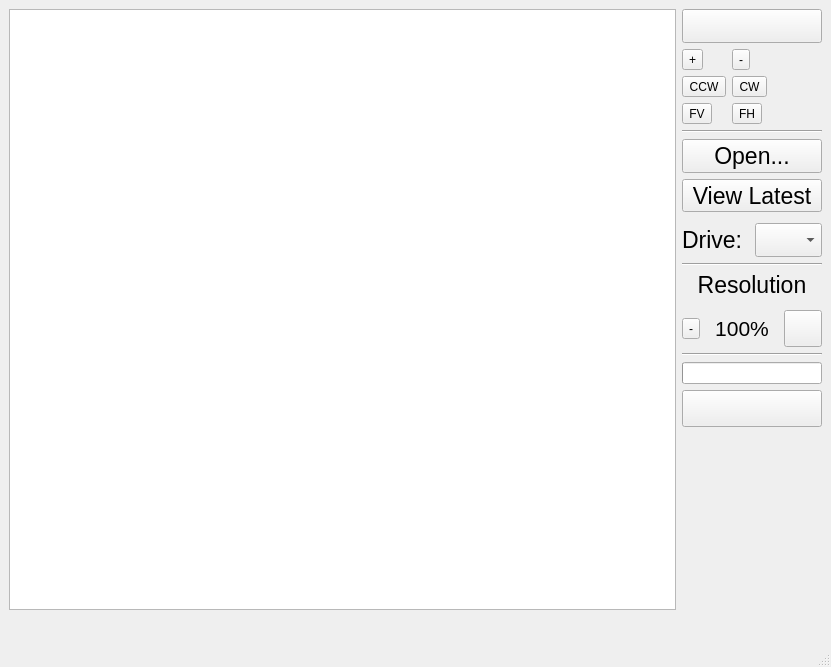
<?xml version="1.0" encoding="UTF-8"?>
<ui version="4.0">
 <class>MainWindow</class>
 <widget class="QMainWindow" name="MainWindow">
  <property name="geometry">
   <rect>
    <x>0</x>
    <y>0</y>
    <width>831</width>
    <height>667</height>
   </rect>
  </property>
  <property name="windowTitle">
   <string>Quicklooks Viewer</string>
  </property>
  <widget class="QWidget" name="centralwidget">
   <layout class="QGridLayout" name="gridLayout">
    <item row="0" column="2">
     <layout class="QVBoxLayout" name="verticalLayout_2">
      <property name="rightMargin">
       <number>0</number>
      </property>
      <item>
       <widget class="QPushButton" name="aboutButton">
        <property name="font">
         <font>
          <pointsize>17</pointsize>
         </font>
        </property>
        <property name="text">
         <string/>
        </property>
        <property name="icon">
         <iconset>
          <normaloff>Assets/icons8-info-30.png</normaloff>Assets/icons8-info-30.png</iconset>
        </property>
        <property name="iconSize">
         <size>
          <width>30</width>
          <height>30</height>
         </size>
        </property>
       </widget>
      </item>
      <item>
       <layout class="QFormLayout" name="formLayout">
        <item row="0" column="0">
         <widget class="QToolButton" name="buttonZoomIn">
          <property name="text">
           <string>+</string>
          </property>
          <property name="icon">
           <iconset>
            <normaloff>Assets/icons8-zoom-in.png</normaloff>Assets/icons8-zoom-in.png</iconset>
          </property>
          <property name="iconSize">
           <size>
            <width>60</width>
            <height>60</height>
           </size>
          </property>
         </widget>
        </item>
        <item row="0" column="1">
         <widget class="QToolButton" name="buttonZoomOut">
          <property name="text">
           <string>-</string>
          </property>
          <property name="icon">
           <iconset>
            <normaloff>Assets/icons8-zoom-out.png</normaloff>Assets/icons8-zoom-out.png</iconset>
          </property>
          <property name="iconSize">
           <size>
            <width>60</width>
            <height>60</height>
           </size>
          </property>
         </widget>
        </item>
        <item row="1" column="0">
         <widget class="QToolButton" name="buttonRotateCCW">
          <property name="text">
           <string>CCW</string>
          </property>
          <property name="icon">
           <iconset>
            <normaloff>Assets/icons8-rotate-left-filled.png</normaloff>Assets/icons8-rotate-left-filled.png</iconset>
          </property>
          <property name="iconSize">
           <size>
            <width>60</width>
            <height>60</height>
           </size>
          </property>
         </widget>
        </item>
        <item row="1" column="1">
         <widget class="QToolButton" name="buttonRotateCW">
          <property name="text">
           <string>CW</string>
          </property>
          <property name="icon">
           <iconset>
            <normaloff>Assets/icons8-rotate-right-filled.png</normaloff>Assets/icons8-rotate-right-filled.png</iconset>
          </property>
          <property name="iconSize">
           <size>
            <width>60</width>
            <height>60</height>
           </size>
          </property>
         </widget>
        </item>
        <item row="2" column="0">
         <widget class="QToolButton" name="buttonFlipV">
          <property name="text">
           <string>FV</string>
          </property>
          <property name="icon">
           <iconset>
            <normaloff>Assets/icons8-flip-vertical-filled.png</normaloff>Assets/icons8-flip-vertical-filled.png</iconset>
          </property>
          <property name="iconSize">
           <size>
            <width>60</width>
            <height>60</height>
           </size>
          </property>
         </widget>
        </item>
        <item row="2" column="1">
         <widget class="QToolButton" name="buttonFlipH">
          <property name="text">
           <string>FH</string>
          </property>
          <property name="icon">
           <iconset>
            <normaloff>Assets/icons8-flip-horizontal-filled.png</normaloff>Assets/icons8-flip-horizontal-filled.png</iconset>
          </property>
          <property name="iconSize">
           <size>
            <width>60</width>
            <height>60</height>
           </size>
          </property>
         </widget>
        </item>
       </layout>
      </item>
      <item>
       <widget class="Line" name="line">
        <property name="orientation">
         <enum>Qt::Horizontal</enum>
        </property>
       </widget>
      </item>
      <item>
       <widget class="QPushButton" name="openButton">
        <property name="font">
         <font>
          <pointsize>17</pointsize>
         </font>
        </property>
        <property name="text">
         <string>Open...</string>
        </property>
       </widget>
      </item>
      <item>
       <widget class="QToolButton" name="loadLatestButton">
        <property name="sizePolicy">
         <sizepolicy hsizetype="Minimum" vsizetype="Fixed">
          <horstretch>0</horstretch>
          <verstretch>0</verstretch>
         </sizepolicy>
        </property>
        <property name="font">
         <font>
          <pointsize>17</pointsize>
         </font>
        </property>
        <property name="text">
         <string>View Latest</string>
        </property>
        <property name="iconSize">
         <size>
          <width>60</width>
          <height>60</height>
         </size>
        </property>
        <property name="toolButtonStyle">
         <enum>Qt::ToolButtonTextBesideIcon</enum>
        </property>
       </widget>
      </item>
      <item>
       <layout class="QHBoxLayout" name="horizontalLayout_2">
        <property name="leftMargin">
         <number>0</number>
        </property>
        <property name="topMargin">
         <number>5</number>
        </property>
        <item>
         <widget class="QLabel" name="label_4">
          <property name="font">
           <font>
            <pointsize>17</pointsize>
           </font>
          </property>
          <property name="text">
           <string>Drive:</string>
          </property>
         </widget>
        </item>
        <item>
         <widget class="QComboBox" name="defaultDrive">
          <property name="sizePolicy">
           <sizepolicy hsizetype="Minimum" vsizetype="Fixed">
            <horstretch>0</horstretch>
            <verstretch>0</verstretch>
           </sizepolicy>
          </property>
          <property name="font">
           <font>
            <pointsize>17</pointsize>
           </font>
          </property>
          <property name="sizeAdjustPolicy">
           <enum>QComboBox::AdjustToMinimumContentsLength</enum>
          </property>
          <property name="minimumContentsLength">
           <number>1</number>
          </property>
         </widget>
        </item>
       </layout>
      </item>
      <item>
       <widget class="Line" name="line_2">
        <property name="orientation">
         <enum>Qt::Horizontal</enum>
        </property>
       </widget>
      </item>
      <item>
       <layout class="QHBoxLayout" name="horizontalLayout">
        <property name="topMargin">
         <number>0</number>
        </property>
        <item>
         <widget class="QLabel" name="label">
          <property name="font">
           <font>
            <pointsize>17</pointsize>
           </font>
          </property>
          <property name="text">
           <string>Resolution</string>
          </property>
          <property name="alignment">
           <set>Qt::AlignCenter</set>
          </property>
         </widget>
        </item>
       </layout>
      </item>
      <item>
       <layout class="QGridLayout" name="gridLayout_2">
        <property name="topMargin">
         <number>6</number>
        </property>
        <item row="1" column="2">
         <widget class="QToolButton" name="scaleUpButton">
          <property name="text">
           <string/>
          </property>
          <property name="icon">
           <iconset>
            <normaloff>Assets/icons8-plus-math-50.png</normaloff>Assets/icons8-plus-math-50.png</iconset>
          </property>
          <property name="iconSize">
           <size>
            <width>30</width>
            <height>30</height>
           </size>
          </property>
         </widget>
        </item>
        <item row="1" column="0">
         <widget class="QToolButton" name="scaleDownButton">
          <property name="text">
           <string>-</string>
          </property>
          <property name="icon">
           <iconset>
            <normaloff>Assets/icons8-subtract-50.png</normaloff>Assets/icons8-subtract-50.png</iconset>
          </property>
          <property name="iconSize">
           <size>
            <width>30</width>
            <height>30</height>
           </size>
          </property>
         </widget>
        </item>
        <item row="1" column="1">
         <widget class="QLabel" name="scaleLabel">
          <property name="font">
           <font>
            <pointsize>16</pointsize>
           </font>
          </property>
          <property name="layoutDirection">
           <enum>Qt::LeftToRight</enum>
          </property>
          <property name="text">
           <string>100%</string>
          </property>
          <property name="alignment">
           <set>Qt::AlignCenter</set>
          </property>
         </widget>
        </item>
       </layout>
      </item>
      <item>
       <widget class="Line" name="line_3">
        <property name="orientation">
         <enum>Qt::Horizontal</enum>
        </property>
       </widget>
      </item>
      <item>
       <widget class="QProgressBar" name="progressBar">
        <property name="sizePolicy">
         <sizepolicy hsizetype="Minimum" vsizetype="Fixed">
          <horstretch>0</horstretch>
          <verstretch>0</verstretch>
         </sizepolicy>
        </property>
        <property name="value">
         <number>0</number>
        </property>
        <property name="textVisible">
         <bool>false</bool>
        </property>
        <property name="format">
         <string/>
        </property>
       </widget>
      </item>
      <item>
       <widget class="QToolButton" name="cancelButton">
        <property name="sizePolicy">
         <sizepolicy hsizetype="Minimum" vsizetype="Fixed">
          <horstretch>0</horstretch>
          <verstretch>0</verstretch>
         </sizepolicy>
        </property>
        <property name="font">
         <font>
          <pointsize>17</pointsize>
         </font>
        </property>
        <property name="text">
         <string/>
        </property>
        <property name="icon">
         <iconset>
          <normaloff>Assets/icons8-cancel-30.png</normaloff>Assets/icons8-cancel-30.png</iconset>
        </property>
        <property name="iconSize">
         <size>
          <width>30</width>
          <height>30</height>
         </size>
        </property>
        <property name="checkable">
         <bool>false</bool>
        </property>
        <property name="toolButtonStyle">
         <enum>Qt::ToolButtonIconOnly</enum>
        </property>
       </widget>
      </item>
      <item>
       <layout class="QVBoxLayout" name="verticalLayout">
        <property name="topMargin">
         <number>0</number>
        </property>
        <item>
         <spacer name="verticalSpacer">
          <property name="orientation">
           <enum>Qt::Vertical</enum>
          </property>
          <property name="sizeHint" stdset="0">
           <size>
            <width>20</width>
            <height>40</height>
           </size>
          </property>
         </spacer>
        </item>
       </layout>
      </item>
     </layout>
    </item>
    <item row="0" column="1">
     <layout class="QVBoxLayout" name="verticalLayout_3">
      <property name="leftMargin">
       <number>0</number>
      </property>
      <item>
       <widget class="QGraphicsView" name="graphicsView"/>
      </item>
      <item>
       <layout class="QHBoxLayout" name="horizontalLayout_3">
        <property name="bottomMargin">
         <number>0</number>
        </property>
        <item>
         <widget class="QLabel" name="spinLabel">
          <property name="text">
           <string/>
          </property>
         </widget>
        </item>
        <item>
         <widget class="QLabel" name="fileLabel">
          <property name="text">
           <string/>
          </property>
         </widget>
        </item>
        <item>
         <spacer name="horizontalSpacer">
          <property name="orientation">
           <enum>Qt::Horizontal</enum>
          </property>
          <property name="sizeHint" stdset="0">
           <size>
            <width>40</width>
            <height>20</height>
           </size>
          </property>
         </spacer>
        </item>
       </layout>
      </item>
     </layout>
    </item>
   </layout>
  </widget>
  <widget class="QStatusBar" name="statusbar"/>
  <action name="actionOpen">
   <property name="text">
    <string>Open (Ctrl + O)</string>
   </property>
  </action>
  <action name="actionRotate">
   <property name="text">
    <string>Rotate CW (Ctrl + &gt;)</string>
   </property>
  </action>
  <action name="actionFlipV">
   <property name="text">
    <string>Flip Vertical (Ctrl + V)</string>
   </property>
  </action>
  <action name="actionZoom_Out">
   <property name="text">
    <string>Flip Horizontal (Ctrl + H)</string>
   </property>
  </action>
  <action name="actionZoomIn">
   <property name="text">
    <string>Zoom In (Ctrl + +)</string>
   </property>
  </action>
  <action name="actionZoomOut">
   <property name="text">
    <string>Zoom Out (Ctrl + -)</string>
   </property>
  </action>
  <action name="actionRotate_CCW_Ctrl">
   <property name="text">
    <string>Rotate CCW (Ctrl + &lt;)</string>
   </property>
  </action>
  <action name="actionOpen_Latest_Ctrl_L">
   <property name="text">
    <string>Open Latest (Ctrl + L)</string>
   </property>
  </action>
  <action name="actionKeybindings">
   <property name="text">
    <string>Keyboard Shortcuts</string>
   </property>
  </action>
  <action name="actionViewing">
   <property name="text">
    <string>Viewing a File</string>
   </property>
  </action>
 </widget>
 <resources/>
 <connections/>
</ui>
